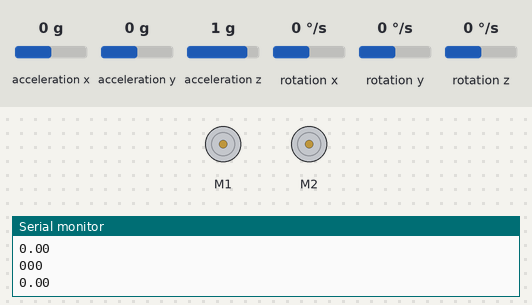
The sketch below on a simulated Arduino Uno, built with avr-gcc and run on an emulated ATmega328P. On the bench: 2 × DC motor (green arrow = forward, orange = backward, longer = faster), the last lines printed to the serial monitor. Inputs (shaded band) come from the test bench; at power-on: acceleration z 1 g, rotation x 0 °/s, rotation y 0 °/s, rotation z 0 °/s, acceleration x 0 g, acceleration y 0 g.

Above: at 1.2 s.
1.3 s: acceleration z set to 1.2 g
At 1.9 s:
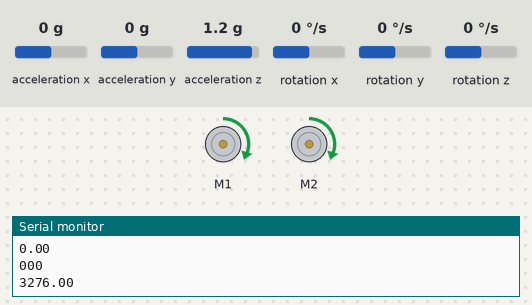
4.3 s: rotation x set to -192 °/s
7.3 s: rotation y set to -192 °/s
10.3 s: rotation z set to -192 °/s
Timing chart, 0 to 13.6 s (numbered marks = the images above; inputs shaded):
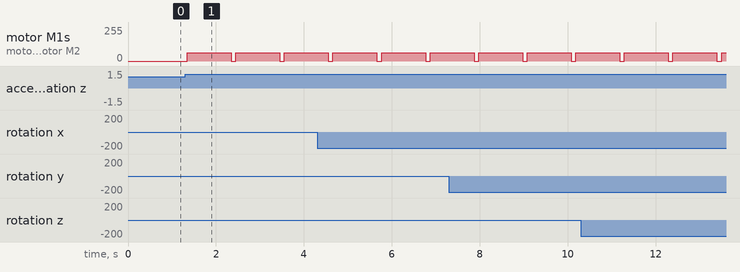

Measured:
- the behaviour switches between 1 and 1.1 g on acceleration z (found by bisection; images 0 and 1)
- after the input at 1.3 s, motor M1, motor M2: alternates forward 63/255 for 1.0 s and stopped for 0.10 s, starting after 0.05 s

The sketch:

Zumo_Line_Sensor_Test.ino
```cpp
//#include <L3G.h>
//#include <LSM303.h>
//#include <PololuBuzzer.h>
//#include <Pushbutton.h>
//#include <QTRSensors.h>
//#include <ZumoBuzzer.h>
#include <ZumoMotors.h>
#include <ZumoReflectanceSensorArray.h>
#include <ZumoShield.h>
#include <Wire.h>
LSM303 compass;
L3G gyro;
ZumoMotors motors;
float old_tap_value = 0;
float new_tap_value = 0;
boolean tap_flag = false;

ZumoReflectanceSensorArray reflectanceSensors;
#define NUM_SENSORS 6  // number of sensors used


void setup() {
  // put your setup code here, to run once:
  Serial.begin(9600);
  reflectanceSensors.init();
  Wire.begin();
  compass.init();
  compass.enableDefault();
  //delay(5000);
  compass.read();
  new_tap_value = compass.a.z;
  gyro.init();
  gyro.enableDefault();


}

void loop() {
  // put your main code here, to run repeatedly:

  //This function starts the robot- tap to start using the built in gyro
  gyroread();
  //linesensors(sensor_values);
  if(gyroread == true){
    drive_forward(100);
    gyroread == false;
    return;
  }

}

boolean gyroread() {
  compass.read(); //both accelerometer and compass

  gyro.read();
  Serial.print(gyro.g.x);
  Serial.print(gyro.g.y);
  Serial.print(gyro.g.z);
  Serial.println();

  old_tap_value = new_tap_value;
  new_tap_value = compass.a.z;

  float diff = (new_tap_value - old_tap_value);
  Serial.println(diff);

  if (diff > 1500)
  {
    tap_flag = true;
  }

  if (tap_flag == true)
  {
    drive_forward(100);
  }
  delay(100);
  return tap_flag;
}

void drive_forward(int speed) {
  motors.setSpeeds (speed, speed);
  delay(1000);
  motors.setSpeeds(0,0);
  return;
}

int linesensors() {
  unsigned int sensor_values[8];
  reflectanceSensors.read(sensor_values);

  for (int i = 0; i < NUM_SENSORS; i++)
  {
    Serial.print(sensor_values[i]);
    Serial.print('\t');
  }
  Serial.println("");

  delay(250);
  return sensor_values[8];
}
```
